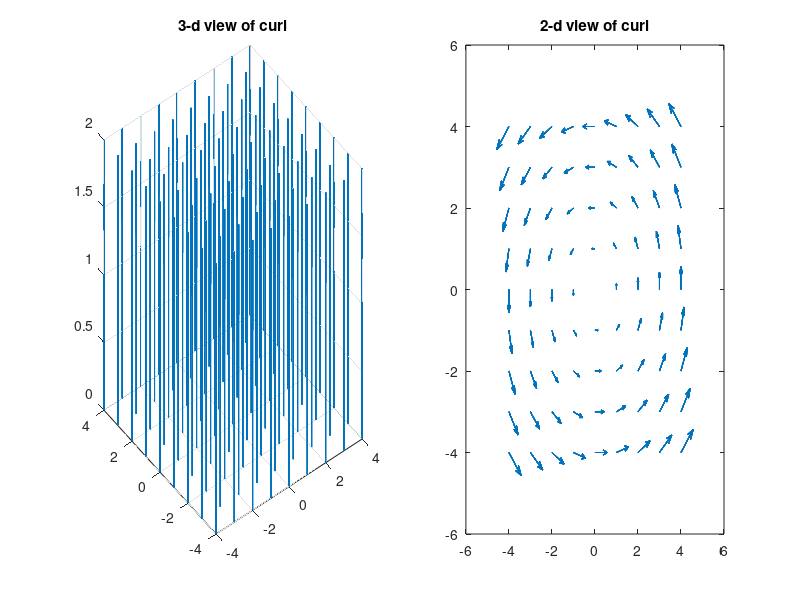

Reproduce this figure in MATLAB.
% check at vector F = [-y,x]
X = -4:4;
Y=X; Z=X;
[x,y,z] = meshgrid(X,Y,Z);
[cx,cy,cz] = curl(x,y,z,-y,x,zeros(size(x)));
figure;
subplot(1,2,1);
quiver3(x,y,zeros(size(x)),cx,cy,cz,0);
title('3-d view of curl');
subplot(1,2,2);
quiver(x,y,-y,x);
title('2-d view of curl');
